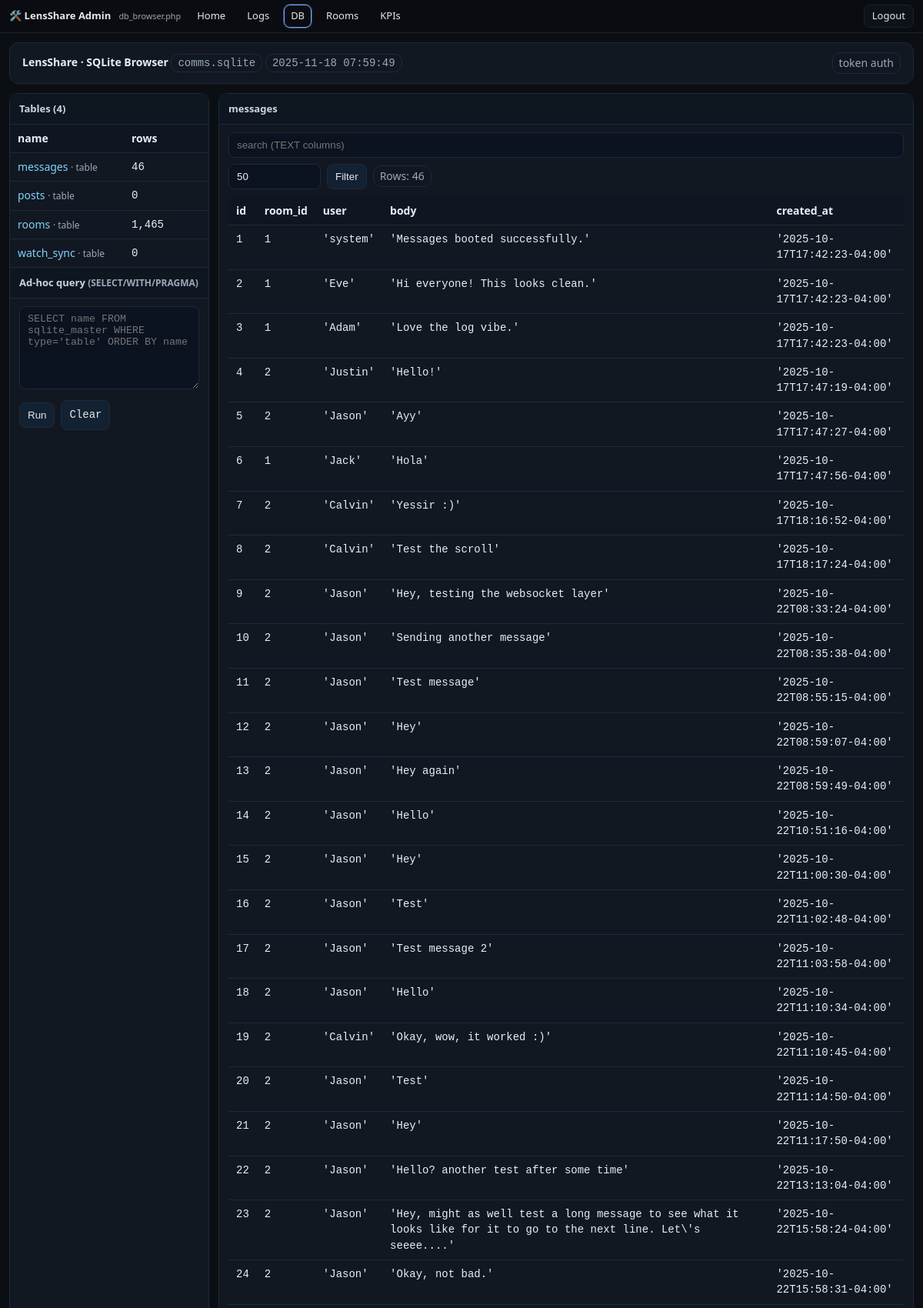
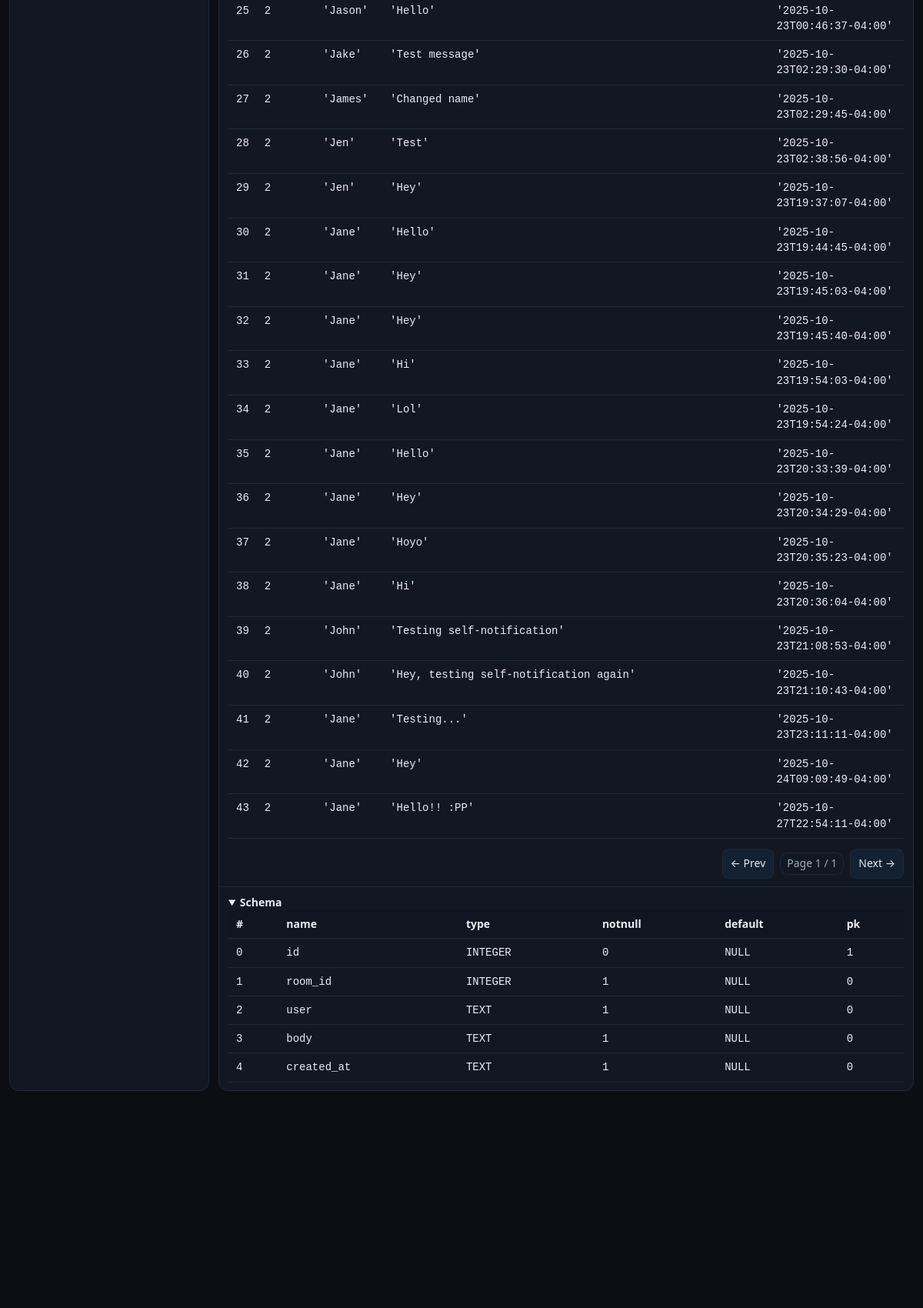
Screenshot of /comms/admin/db_browser.php?token=ajay-7c9f4f2f3a&table=messages&page=1 (signed in, upper part) with the database file from the repository (2 pictures, top to bottom).
### tables this page shows
CREATE TABLE messages (
       id INTEGER PRIMARY KEY AUTOINCREMENT,
       room_id INTEGER NOT NULL,
       user TEXT NOT NULL,
       body TEXT NOT NULL,
       created_at TEXT NOT NULL,
       FOREIGN KEY(room_id) REFERENCES rooms(id) ON DELETE CASCADE
     );

### comms/config.php (called while the page is built, shortened)
<?php
$brand = [
  'name'        => 'LensShare',
  'slug'        => 'lensshare',
  'brand_emoji' => '🙂💬',
  'chat_emoji'  => '🌈',
  'tagline'     => 'Publishing + Messages',
  'favicon'     => '/favicon.svg',
];

### comms/admin/db_browser.php (the view, shortened to what this page needs)
<?php
require_once __DIR__ . '/../config.php';
function h($s){ return htmlspecialchars((string)$s, ENT_QUOTES | ENT_SUBSTITUTE, 'UTF-8'); }
$TOKEN = $_GET['token'] ?? '';
$pdo = new PDO('sqlite:' . DB_PATH, null, null, [
  PDO::ATTR_ERRMODE => PDO::ERRMODE_EXCEPTION,
  PDO::ATTR_DEFAULT_FETCH_MODE => PDO::FETCH_ASSOC,
  PDO::ATTR_EMULATE_PREPARES => false,
]);
$pdo->query('PRAGMA foreign_keys=ON');
$pdo->query('PRAGMA busy_timeout=2000');
$PAGE_SIZE_DEFAULT = 50; $PAGE_SIZE_MAX = 500;
$table    = isset($_GET['table']) ? preg_replace('/[^\w.]/','', $_GET['table']) : '';
$page     = max(1, (int)($_GET['page'] ?? 1));
$pagesize = min($PAGE_SIZE_MAX, max(1, (int)($_GET['pagesize'] ?? $PAGE_SIZE_DEFAULT)));
$offset   = ($page-1)*$pagesize;
$sqlFree  = trim((string)($_GET['sql'] ?? ''));
function preserve($extra = []){
  $keep = ['token','table','q','pagesize','page'];
  $out = [];
  foreach ($keep as $k) if (isset($_GET[$k])) $out[$k] = $_GET[$k];
  foreach ($extra as $k=>$v) $out[$k] = $v;
  return '?' . http_build_query($out);
}
$tables = $pdo->query("SELECT name, type FROM sqlite_master WHERE type IN ('table','view') AND name NOT LIKE 'sqlite_%' ORDER BY name")->fetchAll();
$counts = [];
foreach ($tables as $t) {
  try { $counts[$t['name']] = (int)$pdo->query("SELECT COUNT(*) FROM \"{$t['name']}\"")->fetchColumn(); }
  catch(Throwable $e){ $counts[$t['name']] = null; }
}
$schema = []; $indexes = [];
$rows = []; $cols = []; $rowCount = null;
if ($table !== '') {
  try {
    $schema  = $pdo->query("PRAGMA table_info(\"$table\")")->fetchAll();
    $rowCount = (int)$pdo->query("SELECT COUNT(*) FROM \"$table\"")->fetchColumn();
    $where=''; $params=[];
    $sql = "SELECT * FROM \"$table\" $where LIMIT :lim OFFSET :off";
    $stmt = $pdo->prepare($sql);
    $stmt->bindValue(':lim',$pagesize,PDO::PARAM_INT);
    $stmt->bindValue(':off',$offset,PDO::PARAM_INT);
    $stmt->execute();
    $rows = $stmt->fetchAll();
    if ($rows) $cols = array_keys($rows[0]);
  } catch(Throwable $e){
    $rows=[]; $schema=[]; $indexes=[]; $rowCount=null;
  }
}
$now = date('Y-m-d H:i:s');
?>
<!doctype html>
<html>
<head>
</head>
<body>
<div class="page">
<?php
require_once __DIR__ . '/_topnav_admin.php';
render_admin_topnav([
  'token'    => $_GET['token'] ?? ($TOKEN ?? '')
]);
?>
<div class="wrap">
  <div class="card header">
    <div>
      <strong><?= $brand['name'] ?> · SQLite Browser</strong>
      <span class="badge mono"><?=h(basename(DB_PATH))?></span>
      <span class="badge mono"><?=h($now)?></span>
    </div>
    <div class="badge">token auth</div>
  </div>
  <div class="grid">
    <div class="panel">
      <h3>Tables (<?=count($tables)?>)</h3>
      <div class="section list" style="padding:0">
        <table>
          <thead><tr><th>name</th><th style="width:110px">rows</th></tr></thead>
          <tbody>
          <?php foreach($tables as $t): ?>
            <tr>
              <td>
                <a href="<?=h(preserve(['table'=>$t['name'],'page'=>1]))?>"><?=h($t['name'])?></a>
                <span class="note"> · <?=h($t['type'])?></span>
              </td>
              <td class="mono"><?= isset($counts[$t['name']]) ? number_format((int)$counts[$t['name']]) : '—' ?></td>
            </tr>
          <?php endforeach; ?>
          </tbody>
        </table>
      </div>
      <h3>Ad-hoc query <span class="note">(SELECT/WITH/PRAGMA)</span></h3>
      <div class="section">
        <form method="get" class="mono">
          <textarea class="input" name="sql" rows="6" placeholder="SELECT name FROM sqlite_master WHERE type='table' ORDER BY name"><?=h($sqlFree)?></textarea>
          <div style="display:flex;gap:8px;align-items:center;margin-top:8px">
            <button class="btn" type="submit">Run</button>
            <a class="btn" href="<?=h(preserve(['sql'=>null]))?>">Clear</a>
          </div>
        </form>
      </div>
    </div>
    <div class="panel right-panel">
      <?php if ($table===''): ?>
        <h3>Viewer</h3>
        <div class="section note">Select a table on the left to browse rows and schema.</div>
      <?php else: ?>
        <h3><?=h($table)?></h3>
        <div class="section" style="padding-bottom:0">
          <form method="get" style="display:flex;gap:8px;flex-wrap:wrap;align-items:center">
            <input class="input" type="text" name="q" value="<?=h($q)?>" placeholder="search (TEXT columns)">
            <input class="input" style="max-width:120px" type="number" min="1" name="pagesize" value="<?=h($pagesize)?>" title="rows per page">
            <button class="btn" type="submit">Filter</button>
            <?php if ($rowCount!==null): ?><span class="badge">Rows: <?=number_format($rowCount)?></span><?php endif; ?>
          </form>
        </div>
        <div class="section" style="overflow:auto; max-height:55vh">
          <table>
            <thead><tr><?php foreach($cols as $c) echo '<th>'.h($c).'</th>'; ?></tr></thead>
            <tbody>
            <?php foreach($rows as $r): ?>
              <tr><?php foreach($cols as $c): ?><td class="mono"><?=h(var_export($r[$c], true))?></td><?php endforeach; ?></tr>
            <?php endforeach; ?>
            </tbody>
          </table>
        </div>
        <?php
          $maxPage = $rowCount ? max(1, (int)ceil($rowCount / $pagesize)) : $page;
          $qs = function($p){ return preserve(['page'=>$p]); };
        ?>
        <div class="section" style="display:flex;gap:8px;justify-content:flex-end;align-items:center">
          <a class="btn" href="<?=h($qs(max(1,$page-1)))?>">&larr; Prev</a>
          <span class="badge">Page <?=h($page)?> / <?=h($maxPage)?></span>
          <a class="btn" href="<?=h($qs(min($maxPage,$page+1)))?>">Next &rarr;</a>
        </div>
        <div class="section" style="border-top:1px solid var(--border)">
          <details open>
            <summary><strong>Schema</strong></summary>
            <div style="overflow:auto">
              <table>
                <thead><tr><th>#</th><th>name</th><th>type</th><th>notnull</th><th>default</th><th>pk</th></tr></thead>
                <tbody>
                <?php foreach($schema as $c): ?>
                  <tr>
                    <td class="mono"><?=h($c['cid'])?></td>
                    <td class="mono"><?=h($c['name'])?></td>
                    <td class="mono"><?=h($c['type'])?></td>
                    <td class="mono"><?= (int)$c['notnull'] ? '1' : '0' ?></td>
                    <td class="mono"><?=h(var_export($c['dflt_value'], true))?></td>
                    <td class="mono"><?= (int)$c['pk'] ? '1' : '0' ?></td>
                  </tr>
                <?php endforeach; ?>
                </tbody>
              </table>
            </div>
          </details>
        </div>
      <?php endif; ?>
    </div>
  </div>
</div>
</div>
</body>
</html>

### comms/admin/_topnav_admin.php (shortened to what this page needs)
<?php
require_once __DIR__ . '/../config.php';
if (!defined('ADM_TOPNAV_LOADED')) {
  function _admtn_join_url($href, array $extraParams) {
    $parts = parse_url($href);
    $q = [];
    $q = array_merge($q, $extraParams);
    $query = http_build_query($q);
    $scheme = $parts['scheme'] ?? '';
    $host   = $parts['host']   ?? '';
    $port   = isset($parts['port']) ? ':' . $parts['port'] : '';
    $path   = $parts['path']   ?? '';
    $frag   = isset($parts['fragment']) ? '#' . $parts['fragment'] : '';
    $prefix = $scheme ? ($scheme . '://' . $host . $port) : '';
    return $prefix . $path . ($query ? ('?' . $query) : '') . $frag;
  }
  function render_admin_topnav(array $opts = []) {
    global $brand;
    $navBrand  = $opts['brand']  ?? $brand['name'] . ' Admin';
    $token     = (string)($opts['token'] ?? '');
    $links     = $opts['links']  ?? [
      ['label'=>'Home',     'href'=>'index.php'],
      ['label'=>'Logs',     'href'=>'log_browser.php'],
      ['label'=>'DB',      'href'=>'db_browser.php'],
      ['label'=>'Rooms',      'href'=>'room_links.php'],
      ['label'=>'KPIs',      'href'=>'kpi_dashboard.php'],
    ];
    $preserve  = $opts['preserve'] ?? ['room','db'];
    $sticky    = array_key_exists('sticky',$opts) ? (bool)$opts['sticky'] : true;
    $rightHTML = $opts['right_html'] ?? '';
    $isLoggedIn = !empty($_SESSION['is_admin']);
    if ($isLoggedIn) {
      $logoutHref = '/admin/index.php?logout=1';
      $logoutBtn  = '<a class="admtn__btn" href="'.$logoutHref.'" title="Sign out">Logout</a>';
      $rightHTML  = ($rightHTML ? $rightHTML.' ' : '') . $logoutBtn;
    }
    $self = $_SERVER['SCRIPT_NAME'] ?? '';
    $outLinks = [];
    foreach ($links as $L) {
      $label = htmlspecialchars($L['label'] ?? '', ENT_QUOTES, 'UTF-8');
      $href  = (string)($L['href'] ?? '#');
      $preserved = array_intersect_key($_GET, array_flip($preserve));
      $hrefFinal = _admtn_join_url($href, array_merge(['token'=>$token], $preserved));
      $isActive  = ($self && str_ends_with($self, parse_url($href, PHP_URL_PATH) ?? ''));
      $cls = 'href="'.$hrefFinal.'"'.($isActive ? ' class="is-active"' : '');
      $outLinks[] = "<a {$cls}>{$label}</a>";
    }
    $stickyCls = $sticky ? ' sticky' : '';
    echo '<div class="admtn-wrap"><nav class="admtn'.$stickyCls.'" role="navigation" aria-label="Admin thin navigation">';
    echo '  <div class="admtn__brand">🛠️ '.htmlspecialchars($navBrand,ENT_QUOTES,'UTF-8').' <small>'.htmlspecialchars(basename($self),ENT_QUOTES,'UTF-8').'</small></div>';
    echo '  <div class="admtn__links">'.implode('', $outLinks).'</div>';
    echo '  <div class="admtn__right">'.$rightHTML.'</div>';
    echo '</nav></div>';
  }
}

### comms/admin/db_browser.php (style rules this page uses)
:root { --bg:#0b0f14; --ink:#e7eef7; --mut:#9ab; --panel:#121821; --border:#1e293b; --chip:#1c2430; --acc:#7dd3fc; }
* { box-sizing:border-box }
body { margin:0;background:var(--bg);color:var(--ink);font:14px/1.45 system-ui,-apple-system,Segoe UI,Roboto }
html, body { height: 100%; }
.page { min-height: 100vh; display: flex; flex-direction: column; }
a { color:var(--acc);text-decoration:none }
.wrap { max-width:1200px;margin:0 auto;padding:12px }
.card { background:var(--panel);border:1px solid var(--border);border-radius:12px;overflow:hidden;margin-bottom:12px }
.header { display:flex;flex-wrap:wrap;gap:8px;align-items:center;justify-content:space-between;padding:12px 16px;border-bottom:1px solid var(--border) }
.badge { border:1px solid var(--border);padding:3px 8px;border-radius:10px;color:var(--mut) }
.grid { display:grid;grid-template-columns:260px 1fr;gap:12px }
.panel { background:var(--panel);border:1px solid var(--border);border-radius:12px }
.panel h3 { margin:0;padding:10px 12px;border-bottom:1px solid var(--border);background:#0e1620;font-size:13px;color:#cbd5e1 }
.section { padding:10px 12px }
table { width:100%;border-collapse:collapse }
th,td { border-bottom:1px solid var(--border);padding:8px 10px;text-align:left;vertical-align:top }
th { background:#0f1621;position:sticky;top:0 }
.input, textarea.input { padding:8px 10px;border:1px solid var(--border);border-radius:8px;background:#0b1220;color:var(--ink);width:100% }
.btn { padding:8px 10px;border:1px solid var(--border);border-radius:8px;background:#122232;color:#e5e7eb;cursor:pointer }
.note { color:var(--mut);font-size:12px }
.mono { font-family:ui-monospace,SFMono-Regular,Consolas,monospace }
.list { max-height:70vh;overflow:auto }
html, body { overflow-x: hidden; }
.panel { min-width: 0; }

### comms/admin/_topnav_admin.php (style rules this page uses)
.admtn-wrap { position:relative;z-index:1000 }
.admtn { --bg:#0a0c11;--fg:#e5e7eb;--muted:#9aa4b2;--acc:#7aa2f7;--bd:#1c2030; display:flex;align-items:center;justify-content:space-between;gap:12px; width:100%;min-height:38px;padding:6px 12px;background:var(--bg); color:var(--fg);border-bottom:1px solid var(--bd);font:13px/1.2 system-ui,-apple-system,Segoe UI,Roboto; }
.admtn.sticky { position:sticky;top:0 }
.admtn__brand { display:flex;align-items:center;gap:10px;font-weight:700;white-space:nowrap }
.admtn__brand small { color:var(--muted);font-weight:500 }
.admtn__links { display:flex;gap:10px;flex-wrap:wrap;align-items:center }
.admtn__links a { display:inline-flex;align-items:center;gap:6px;padding:6px 8px;border-radius:8px;color:var(--fg);text-decoration:none;border:1px solid transparent }
.admtn__links a.is-active { border-color:var(--acc);box-shadow:0 0 0 1px color-mix(in srgb, var(--acc) 40%, transparent) }
.admtn__right { display:flex;gap:10px;align-items:center;color:var(--muted) }
.admtn__btn { display:inline-flex;align-items:center;gap:6px; padding:6px 10px;border-radius:8px;border:1px solid var(--bd); color:var(--fg);background:#0c1218;text-decoration:none; }

### rows the page displays
messages: id "1", room "1", user "'system'", body "'Messages booted successfully.'", created_at "'2025-10-17T17:42:23-04:00'"
messages: id "2", room "1", user "'Eve'", body "'Hi everyone! This looks clean.'", created_at "'2025-10-17T17:42:23-04:00'"
messages: id "3", room "1", user "'Adam'", body "'Love the log vibe.'", created_at "'2025-10-17T17:42:23-04:00'"
messages: id "4", room "2", user "'Justin'", body "'Hello!'", created_at "'2025-10-17T17:47:19-04:00'"
messages: id "5", room "2", user "'Jason'", body "'Ayy'", created_at "'2025-10-17T17:47:27-04:00'"
messages: id "6", room "1", user "'Jack'", body "'Hola'", created_at "'2025-10-17T17:47:56-04:00'"
messages: id "7", room "2", user "'Calvin'", body "'Yessir :)'", created_at "'2025-10-17T18:16:52-04:00'"
messages: id "8", room "2", user "'Calvin'", body "'Test the scroll'", created_at "'2025-10-17T18:17:24-04:00'"
messages: id "9", room "2", user "'Jason'", body "'Hey, testing the websocket layer'", created_at "'2025-10-22T08:33:24-04:00'"
messages: id "10", room "2", user "'Jason'", body "'Sending another message'", created_at "'2025-10-22T08:35:38-04:00'"
messages: id "11", room "2", user "'Jason'", body "'Test message'", created_at "'2025-10-22T08:55:15-04:00'"
messages: id "12", room "2", user "'Jason'", body "'Hey'", created_at "'2025-10-22T08:59:07-04:00'"
messages: id "13", room "2", user "'Jason'", body "'Hey again'", created_at "'2025-10-22T08:59:49-04:00'"
messages: id "14", room "2", user "'Jason'", body "'Hello'", created_at "'2025-10-22T10:51:16-04:00'"
messages: id "15", room "2", user "'Jason'", body "'Hey'", created_at "'2025-10-22T11:00:30-04:00'"
messages: id "16", room "2", user "'Jason'", body "'Test'", created_at "'2025-10-22T11:02:48-04:00'"
messages: id "17", room "2", user "'Jason'", body "'Test message 2'", created_at "'2025-10-22T11:03:58-04:00'"
messages: id "18", room "2", user "'Jason'", body "'Hello'", created_at "'2025-10-22T11:10:34-04:00'"
messages: id "19", room "2", user "'Calvin'", body "'Okay, wow, it worked :)'", created_at "'2025-10-22T11:10:45-04:00'"
messages: id "20", room "2", user "'Jason'", body "'Test'", created_at "'2025-10-22T11:14:50-04:00'"
messages: id "21", room "2", user "'Jason'", body "'Hey'", created_at "'2025-10-22T11:17:50-04:00'"
messages: id "22", room "2", user "'Jason'", body "'Hello? another test after some time'", created_at "'2025-10-22T13:13:04-04:00'"
messages: id "23", room "2", user "'Jason'", body "'Hey, might as well test a long message to see what it looks like for it to go to the next line. Let\\'s seeee....'", created_at "'2025-10-22T15:58:24-04:00'"
messages: id "24", room "2", user "'Jason'", body "'Okay, not bad.'", created_at "'2025-10-22T15:58:31-04:00'"
messages: id "25", room "2", user "'Jason'", body "'Hello'", created_at "'2025-10-23T00:46:37-04:00'"
messages: id "26", room "2", user "'Jake'", body "'Test message'", created_at "'2025-10-23T02:29:30-04:00'"
messages: id "27", room "2", user "'James'", body "'Changed name'", created_at "'2025-10-23T02:29:45-04:00'"
messages: id "28", room "2", user "'Jen'", body "'Test'", created_at "'2025-10-23T02:38:56-04:00'"
messages: id "29", room "2", user "'Jen'", body "'Hey'", created_at "'2025-10-23T19:37:07-04:00'"
messages: id "30", room "2", user "'Jane'", body "'Hello'", created_at "'2025-10-23T19:44:45-04:00'"
messages: id "31", room "2", user "'Jane'", body "'Hey'", created_at "'2025-10-23T19:45:03-04:00'"
messages: id "32", room "2", user "'Jane'", body "'Hey'", created_at "'2025-10-23T19:45:40-04:00'"
messages: id "33", room "2", user "'Jane'", body "'Hi'", created_at "'2025-10-23T19:54:03-04:00'"
messages: id "34", room "2", user "'Jane'", body "'Lol'", created_at "'2025-10-23T19:54:24-04:00'"
messages: id "35", room "2", user "'Jane'", body "'Hello'", created_at "'2025-10-23T20:33:39-04:00'"
messages: id "36", room "2", user "'Jane'", body "'Hey'", created_at "'2025-10-23T20:34:29-04:00'"
messages: id "37", room "2", user "'Jane'", body "'Hoyo'", created_at "'2025-10-23T20:35:23-04:00'"
messages: id "38", room "2", user "'Jane'", body "'Hi'", created_at "'2025-10-23T20:36:04-04:00'"
messages: id "39", room "2", user "'John'", body "'Testing self-notification'", created_at "'2025-10-23T21:08:53-04:00'"
messages: id "40", room "2", user "'John'", body "'Hey, testing self-notification again'", created_at "'2025-10-23T21:10:43-04:00'"
messages: id "41", room "2", user "'Jane'", body "'Testing...'", created_at "'2025-10-23T23:11:11-04:00'"
messages: id "42", room "2", user "'Jane'", body "'Hey'", created_at "'2025-10-24T09:09:49-04:00'"
messages: id "43", room "2", user "'Jane'", body "'Hello!! :PP'", created_at "'2025-10-27T22:54:11-04:00'"

### other values shown
$navBrand "LensShare Admin"
basename($self) "db_browser.php"
$label "Home Logs DB Rooms KPIs"
$brand['name'] "LensShare"
basename(DB_PATH) "comms.sqlite"
count($tables) "4"
$t['name'] "messages"
$t['type'] "table"
$counts[$t['name']] "46"
$t['name'] "posts"
$counts[$t['name']] "0"
$t['name'] "rooms"
$counts[$t['name']] "1,465"
$t['name'] "watch_sync"
$table "messages"
